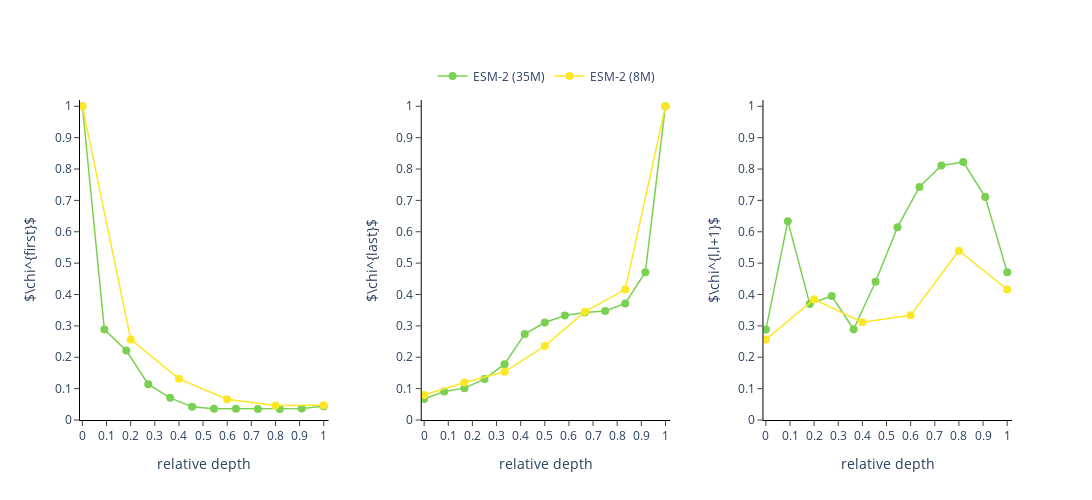

Notebook cell for this chart:
### Code cell
fig = go.Figure(layout=Layout(plot_bgcolor='rgba(0,0,0,0)')).set_subplots(1, 3, horizontal_spacing=0.1,vertical_spacing=0.02)

for model in model_pnet:
    nlayer = d_model_pnet[model]['nlayer']
    ds_model = d_model_pnet[model]

    plot_no(fig, nlayer-1, ds_model['overlap_first'], ds_model['map'][1], ds_model['map'][0], r'$\chi^{first}$', 1, 1, True)
    plot_no(fig, nlayer, ds_model['overlap_last'], ds_model['map'][1], ds_model['map'][0], r'$\chi^{last}$', 1, 2, False)
    plot_no(fig, nlayer-1, ds_model['overlap_next'], ds_model['map'][1], ds_model['map'][0], r'$\chi^{l,l+1}$', 1, 3, False)

update_figure(fig, w = 1200, h = 500)

### Figure 1 — Plotly figure (JSON) as saved in the notebook; plotly's stock layout.template omitted (floating-point values rounded to 4 significant figures)
{"data": [{"line": {"color": "rgb(122, 209, 81)", "width": 1.5}, "marker": {"color": "rgb(122, 209, 81)", "size": 8}, "mode": "lines+markers", "name": "ESM-2 (35M)", "showlegend": true, "type": "scatter", "x": [0, 0.09091, 0.1818, 0.2727, 0.3636, 0.4545, 0.5455, 0.6364, 0.7273, 0.8182, 0.9091, 1], "xaxis": "x", "y": [1, 0.2883, 0.2215, 0.1139, 0.07064, 0.04189, 0.03566, 0.03559, 0.0354, 0.03526, 0.03664, 0.04344, 0.06699], "yaxis": "y"}, {"line": {"color": "rgb(122, 209, 81)", "width": 1.5}, "marker": {"color": "rgb(122, 209, 81)", "size": 8}, "mode": "lines+markers", "name": "ESM-2 (35M)", "showlegend": false, "type": "scatter", "x": [0, 0.08333, 0.1667, 0.25, 0.3333, 0.4167, 0.5, 0.5833, 0.6667, 0.75, 0.8333, 0.9167, 1], "xaxis": "x2", "y": [0.06699, 0.09089, 0.1016, 0.1304, 0.178, 0.274, 0.3106, 0.3329, 0.3429, 0.3475, 0.3715, 0.4712, 1], "yaxis": "y2"}, {"line": {"color": "rgb(122, 209, 81)", "width": 1.5}, "marker": {"color": "rgb(122, 209, 81)", "size": 8}, "mode": "lines+markers", "name": "ESM-2 (35M)", "showlegend": false, "type": "scatter", "x": [0, 0.09091, 0.1818, 0.2727, 0.3636, 0.4545, 0.5455, 0.6364, 0.7273, 0.8182, 0.9091, 1], "xaxis": "x3", "y": [0.2883, 0.6339, 0.3697, 0.3953, 0.2892, 0.4407, 0.6146, 0.743, 0.8111, 0.8223, 0.7104, 0.4712], "yaxis": "y3"}, {"line": {"color": "rgb(253, 231, 37)", "width": 1.5}, "marker": {"color": "rgb(253, 231, 37)", "size": 8}, "mode": "lines+markers", "name": "ESM-2 (8M)", "showlegend": true, "type": "scatter", "x": [0, 0.2, 0.4, 0.6, 0.8, 1], "xaxis": "x", "y": [1, 0.2568, 0.1312, 0.06626, 0.04607, 0.0473, 0.07982], "yaxis": "y"}, {"line": {"color": "rgb(253, 231, 37)", "width": 1.5}, "marker": {"color": "rgb(253, 231, 37)", "size": 8}, "mode": "lines+markers", "name": "ESM-2 (8M)", "showlegend": false, "type": "scatter", "x": [0, 0.1667, 0.3333, 0.5, 0.6667, 0.8333, 1], "xaxis": "x2", "y": [0.07982, 0.1195, 0.1535, 0.2358, 0.3452, 0.4158, 1], "yaxis": "y2"}, {"line": {"color": "rgb(253, 231, 37)", "width": 1.5}, "marker": {"color": "rgb(253, 231, 37)", "size": 8}, "mode": "lines+markers", "name": "ESM-2 (8M)", "showlegend": false, "type": "scatter", "x": [0, 0.2, 0.4, 0.6, 0.8, 1], "xaxis": "x3", "y": [0.2568, 0.3847, 0.3116, 0.3336, 0.5397, 0.4158], "yaxis": "y3"}], "layout": {"font": {"size": 12}, "height": 500, "legend": {"font": {"size": 12}, "orientation": "h", "x": 0.5, "xanchor": "center", "y": 1.12, "yanchor": "top"}, "plot_bgcolor": "rgba(0,0,0,0)", "width": 1200, "xaxis": {"anchor": "y", "domain": [0, 0.2667], "linecolor": "black", "linewidth": 1, "range": [-0.01, 1.02], "showline": true, "ticks": "outside", "tickvals": [0, 0.1, 0.2, 0.3, 0.4, 0.5, 0.6, 0.7, 0.8, 0.9, 1], "title": {"text": "relative depth"}}, "xaxis2": {"anchor": "y2", "domain": [0.3667, 0.6333], "linecolor": "black", "linewidth": 1, "range": [-0.01, 1.02], "showline": true, "ticks": "outside", "tickvals": [0, 0.1, 0.2, 0.3, 0.4, 0.5, 0.6, 0.7, 0.8, 0.9, 1], "title": {"text": "relative depth"}}, "xaxis3": {"anchor": "y3", "domain": [0.7333, 1], "linecolor": "black", "linewidth": 1, "range": [-0.01, 1.02], "showline": true, "ticks": "outside", "tickvals": [0, 0.1, 0.2, 0.3, 0.4, 0.5, 0.6, 0.7, 0.8, 0.9, 1], "title": {"text": "relative depth"}}, "yaxis": {"anchor": "x", "domain": [0, 1], "linecolor": "black", "linewidth": 1, "range": [0, 1.02], "showline": true, "ticks": "outside", "tickvals": [0, 0.1, 0.2, 0.3, 0.4, 0.5, 0.6, 0.7, 0.8, 0.9, 1], "title": {"text": "$\\chi^{first}$"}}, "yaxis2": {"anchor": "x2", "domain": [0, 1], "linecolor": "black", "linewidth": 1, "range": [0, 1.02], "showline": true, "ticks": "outside", "tickvals": [0, 0.1, 0.2, 0.3, 0.4, 0.5, 0.6, 0.7, 0.8, 0.9, 1], "title": {"text": "$\\chi^{last}$"}}, "yaxis3": {"anchor": "x3", "domain": [0, 1], "linecolor": "black", "linewidth": 1, "range": [0, 1.02], "showline": true, "ticks": "outside", "tickvals": [0, 0.1, 0.2, 0.3, 0.4, 0.5, 0.6, 0.7, 0.8, 0.9, 1], "title": {"text": "$\\chi^{l,l+1}$"}}}}
